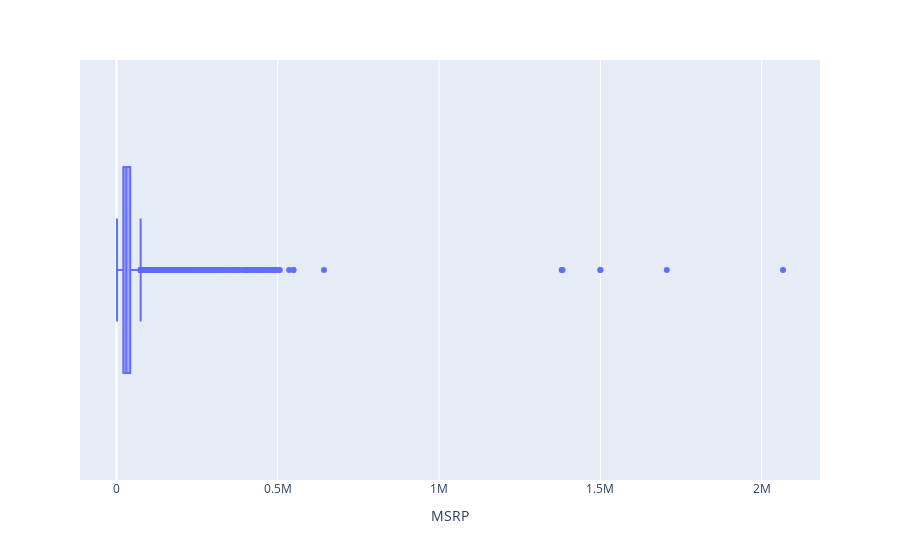

The code cell stored with this chart in its notebook:
### Code cell
## Önerilen satış fiyatı 2000 den düşük ve 75.3K dan yüksek olanlar outlier. Detalyarı görebilmek için plotly kullandım.
fig = px.box(df, x='MSRP')
fig.show()

### Figure 1 — Plotly figure (JSON) as saved in the notebook; plotly's stock layout.template omitted (floating-point values rounded to 4 significant figures; data arrays with more than 128 entries replaced by an {"elided": "..."} marker saying what was removed)
{"data": [{"alignmentgroup": "True", "hovertemplate": "MSRP=%{x}<extra></extra>", "legendgroup": "", "marker": {"color": "#636efa"}, "name": "", "notched": false, "offsetgroup": "", "orientation": "h", "showlegend": false, "type": "box", "x": {"elided": "11179 int values"}, "x0": " ", "xaxis": "x", "y0": " ", "yaxis": "y"}], "layout": {"boxmode": "group", "legend": {"tracegroupgap": 0}, "margin": {"t": 60}, "xaxis": {"anchor": "y", "domain": [0, 1], "title": {"text": "MSRP"}}, "yaxis": {"anchor": "x", "domain": [0, 1]}}}
